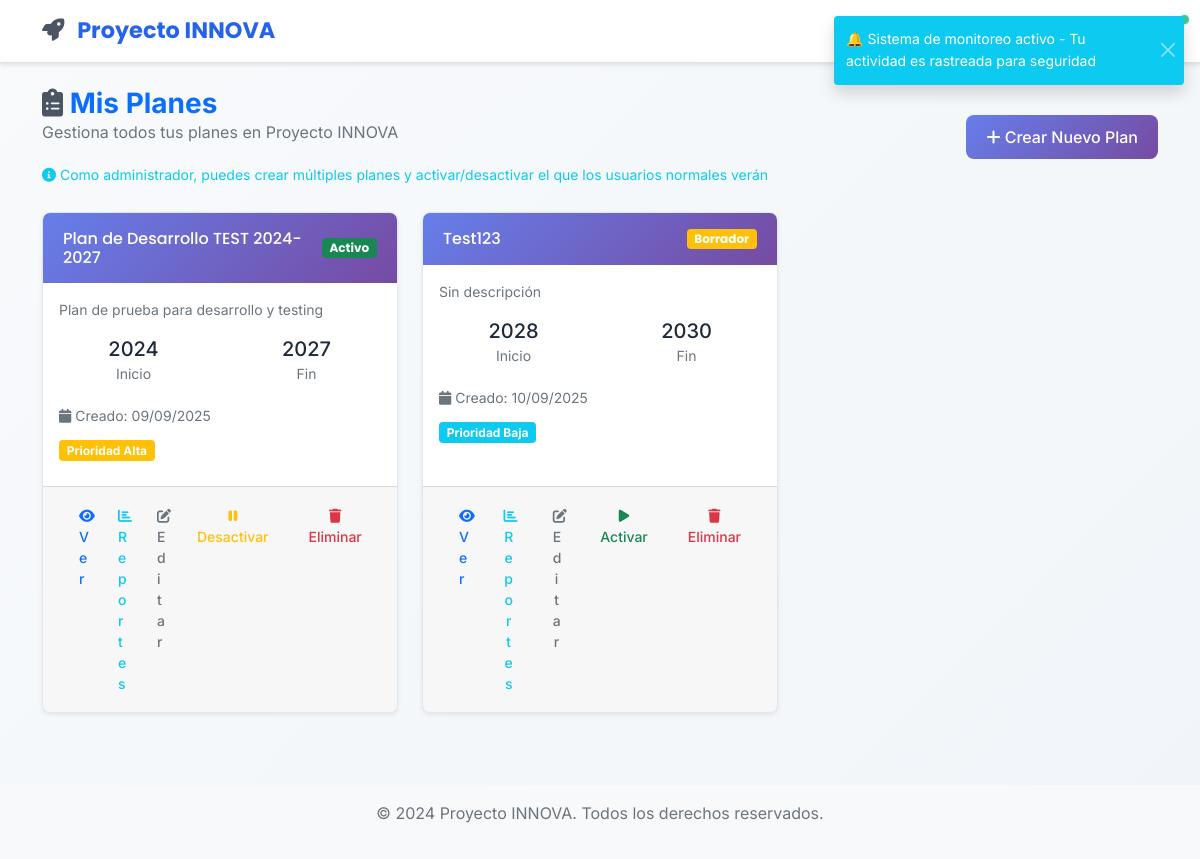
The app's page /planes/ (signed in) with its own data.
### app/models/plan_desarrollo.py (models this page shows, shortened)
class PlanDesarrollo(db.Model):
    __tablename__ = 'planes_desarrollo'
    id = db.Column(db.Integer, primary_key=True)
    titulo = db.Column(db.String(200), nullable=False)
    descripcion = db.Column(db.Text)
    anio_inicio = db.Column(db.Integer, nullable=False)
    anio_fin = db.Column(db.Integer, nullable=False)
    estado = db.Column(db.String(20), default='borrador')  # borrador, activo, finalizado, cancelado
    municipio_id = db.Column(db.Integer, db.ForeignKey('users.id'), nullable=False)
    municipio = db.relationship('User', backref=db.backref('planes_desarrollo', lazy=True))
    created_at = db.Column(db.DateTime, default=datetime.utcnow)
    updated_at = db.Column(db.DateTime, default=datetime.utcnow, onupdate=datetime.utcnow)
    presupuesto_total = db.Column(db.Float, default=0.0)
    prioridad = db.Column(db.String(20), default='media')  # baja, media, alta, critica

### app/views/planes.py (the view)
@planes_bp.route('/')
@login_required
def index():
    puede_ver_global = current_user.is_admin() or current_user.is_editor()
    if not puede_ver_global:
        plan_activo = PlanDesarrollo.get_plan_activo_o_primero(current_user)
        planes = [plan_activo] if plan_activo else []
        mostrar_todos = False
    else:
        plan_activo_global = PlanDesarrollo.query.filter_by(estado='activo').first()
        if plan_activo_global:
            planes_municipio = PlanDesarrollo.query.filter_by(municipio=current_user).all()
            planes = [plan_activo_global] if plan_activo_global not in planes_municipio else []
            planes.extend(planes_municipio)
            mostrar_todos = True
        else:
            planes = PlanDesarrollo.query.filter_by(municipio=current_user).order_by(
                PlanDesarrollo.estado.desc(),  # Activos primero
                PlanDesarrollo.created_at.desc()  # Luego por fecha de creación
            ).all()
            mostrar_todos = True
    return render_template('planes/index.html', title='Mis Planes de Desarrollo',
                         planes=planes, mostrar_todos=mostrar_todos)

### app/models/user.py (called while the page is built)
    def is_admin(self):
        if self.active_roles:
            admin_names = ['admin', 'administrador']
            return any(ur.role.name.lower() in admin_names for ur in self.active_roles)
        return self.legacy_role == 'admin'

### app/templates/planes/index.html (shortened to what this page needs)
{% extends "base.html" %}
{% block content %}
<div class="row mb-4">
    <div class="col-12">
        <div class="d-flex justify-content-between align-items-center">
            <div>
                <h1 class="h3 mb-0 text-primary fw-bold">
                    <i class="fas fa-clipboard-list text-secondary"></i>
                    {% if mostrar_todos %}Mis Planes{% else %}Plan de Desarrollo{% endif %}
                </h1>
                <p class="text-muted">
                    {% if mostrar_todos %}
                    Gestiona todos tus planes en Proyecto INNOVA
                    {% else %}
                    Plan actualmente activo para trabajar en Proyecto INNOVA
                    {% endif %}
                </p>
                {% if mostrar_todos %}
                <div class="mt-2">
                    <small class="text-info">
                        <i class="fas fa-info-circle"></i>
                        Como administrador, puedes crear múltiples planes y activar/desactivar el que los usuarios normales verán
                    </small>
                </div>
                {% endif %}
            </div>
            {% if mostrar_todos %}
            <a href="{{ url_for('planes.crear') }}" class="btn btn-primary">
                <i class="fas fa-plus"></i> Crear Nuevo Plan
            </a>
            {% endif %}
        </div>
    </div>
</div>
{% if planes %}
<div class="row">
    {% for plan in planes %}
    <div class="col-md-6 col-lg-4 mb-4">
        <div class="card h-100 shadow-sm">
            <div class="card-header">
                <div class="d-flex justify-content-between align-items-center">
                    <h6 class="mb-0">{{ plan.titulo }}</h6>
                    <span class="badge bg-{{ 'success' if plan.estado == 'activo' else 'warning' }}">
                        {{ plan.estado.title() }}
                    </span>
                </div>
            </div>
            <div class="card-body">
                <p class="card-text text-muted small">
                    {{ plan.descripcion|truncate(100) if plan.descripcion else 'Sin descripción' }}
                </p>
                <div class="row text-center mb-3">
                    <div class="col-6">
                        <div class="h5 mb-0">{{ plan.anio_inicio }}</div>
                        <small class="text-muted">Inicio</small>
                    </div>
                    <div class="col-6">
                        <div class="h5 mb-0">{{ plan.anio_fin }}</div>
                        <small class="text-muted">Fin</small>
                    </div>
                </div>
                <div class="mb-2">
                    <small class="text-muted">
                        <i class="fas fa-calendar"></i>
                        Creado: {{ plan.created_at.strftime('%d/%m/%Y') }}
                    </small>
                </div>
                {% if plan.prioridad %}
                <div class="mb-2">
                    <span class="badge bg-{{ 'danger' if plan.prioridad == 'critica' else 'warning' if plan.prioridad == 'alta' else 'info' }}">
                        Prioridad {{ plan.prioridad.title() }}
                    </span>
                </div>
                {% endif %}
            </div>
            <div class="card-footer">
                <div class="btn-group w-100" role="group">
                    <a href="{{ url_for('planes.ver', plan_id=plan.id) }}" class="btn btn-outline-primary btn-sm">
                        <i class="fas fa-eye"></i> Ver
                    </a>
                    <a href="{{ url_for('planes.reportes', plan_id=plan.id) }}" class="btn btn-outline-info btn-sm">
                        <i class="fas fa-chart-bar"></i> Reportes
                    </a>
                    {% if mostrar_todos %}
                    <a href="{{ url_for('planes.editar', plan_id=plan.id) }}" class="btn btn-outline-secondary btn-sm">
                        <i class="fas fa-edit"></i> Editar
                    </a>
                    {% if plan.estado == 'activo' %}
                    <form method="POST" action="{{ url_for('planes.desactivar_plan', plan_id=plan.id) }}" style="display: inline;">
                        <button type="submit" class="btn btn-outline-warning btn-sm"
                                onclick="return confirm('¿Desactivar este plan? Los usuarios normales ya no lo verán.')">
                            <i class="fas fa-pause"></i> Desactivar
                        </button>
                    </form>
                    {% else %}
                    <form method="POST" action="{{ url_for('planes.activar_plan', plan_id=plan.id) }}" style="display: inline;">
                        <button type="submit" class="btn btn-outline-success btn-sm"
                                onclick="return confirm('¿Activar este plan? Se desactivarán automáticamente los demás planes.')">
                            <i class="fas fa-play"></i> Activar
                        </button>
                    </form>
                    {% endif %}
                    <form method="POST" action="{{ url_for('planes.eliminar', plan_id=plan.id) }}" style="display: inline;" id="form-eliminar-{{ plan.id }}">
                        <button type="submit" class="btn btn-outline-danger btn-sm"
                                onclick="return confirm('¿Estás seguro de que deseas eliminar el plan \"{{ plan.titulo }}\"? Esta acción no se puede deshacer.')">
                            <i class="fas fa-trash"></i> Eliminar
                        </button>
                    </form>
                    {% else %}
                    <span class="btn btn-outline-info btn-sm disabled">
                        <i class="fas fa-info-circle"></i> Plan Actual
                    </span>
                    {% endif %}
                </div>
            </div>
        </div>
    </div>
    {% endfor %}
</div>
{% endif %}
{% endblock %}

### app/static/css/style.css (style rules this page uses)
:root { --primary-color: #2563eb; --primary-dark: #1d4ed8; --primary-light: #3b82f6; --secondary-color: #64748b; --success-color: #10b981; --warning-color: #f59e0b; --danger-color: #ef4444; --info-color: #06b6d4; --bg-primary: #ffffff; --bg-secondary: #f8fafc; --bg-tertiary: #f1f5f9; --bg-gradient: linear-gradient(135deg, #667eea 0%, #764ba2 100%); --text-primary: #1e293b; --text-secondary: #64748b; --text-muted: #94a3b8; --border-color: #e2e8f0; --shadow: 0 1px 3px 0 rgba(0, 0, 0, 0.1), 0 1px 2px 0 rgba(0, 0, 0, 0.06); --shadow-lg: 0 10px 15px -3px rgba(0, 0, 0, 0.1), 0 4px 6px -2px rgba(0, 0, 0, 0.05); --border-radius: 8px; --border-radius-lg: 12px; }
body { background: linear-gradient(135deg, #f8fafc 0%, #f1f5f9 100%); min-height: 100vh; font-family: 'Inter', -apple-system, BlinkMacSystemFont, 'Segoe UI', Roboto, sans-serif; color: var(--text-primary); line-height: 1.6; }
.card { border: 1px solid var(--border-color); border-radius: var(--border-radius); box-shadow: var(--shadow); background: var(--bg-primary); transition: all 0.3s ease; overflow: hidden; }
.card-header { background: var(--primary-color); color: white; border: none; font-family: 'Poppins', sans-serif; font-weight: 600; padding: 1rem 1.25rem; }
.card-body { background: var(--bg-primary); }
.btn { border-radius: var(--border-radius); font-family: 'Inter', sans-serif; font-weight: 500; padding: 0.625rem 1.25rem; transition: all 0.2s ease; border: none; position: relative; overflow: hidden; }
.btn-primary { background: var(--primary-color); color: white; }
.btn-primary { background: linear-gradient(135deg, #667eea 0%, #764ba2 100%); color: white; position: relative; overflow: hidden; }
.btn-primary::before { content: ''; position: absolute; top: 0; left: -100%; width: 100%; height: 100%; background: linear-gradient(90deg, transparent, rgba(255, 255, 255, 0.2), transparent); transition: left 0.5s; }
.card-header { background: linear-gradient(135deg, #667eea 0%, #764ba2 100%); color: white; border: none; font-family: 'Poppins', sans-serif; font-weight: 600; padding: 1rem 1.25rem; position: relative; overflow: hidden; }
.card-header::before { content: ''; position: absolute; top: 0; left: -100%; width: 100%; height: 100%; background: linear-gradient(90deg, transparent, rgba(255, 255, 255, 0.1), transparent); transition: left 0.7s; }
.text-secondary { color: #4b5563 !important; }

### records on screen
PlanDesarrollo: titulo "Plan de Desarrollo TEST 2024-2027", estado "Activo", descripcion "Plan de prueba para desarrollo y testing", anio_inicio "2024", anio_fin "2027", created_at "09/09/2025", prioridad "Alta"
PlanDesarrollo: titulo "Test123", estado "Borrador", descripcion "Sin descripción", anio_inicio "2028", anio_fin "2030", created_at "10/09/2025", prioridad "Baja"
